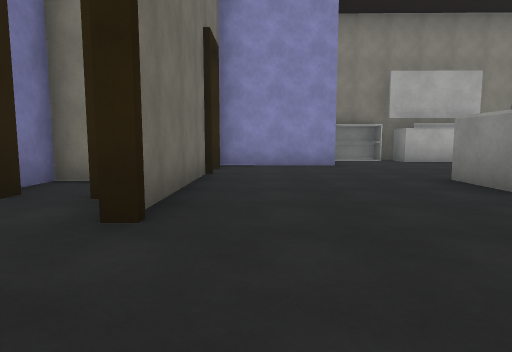
View 1 (above)

24 first-person views from a walk through a scene from a Unity 3-D project. The camera is 1.2 m above the floor, tilts 6° down and sees 75° across. The floor is counted in squares, 2 m on a side. Each view is taken from the middle of a square. On the plan, view 1 faces up. The plan holds only what a view shows up to about 10 squares ahead; the rest is blank. The place goes on beyond the plan. Some animated figures are not drawn. Door leaves are left out, so doorways stand open. Some surface patterns are stand-ins.

View 2
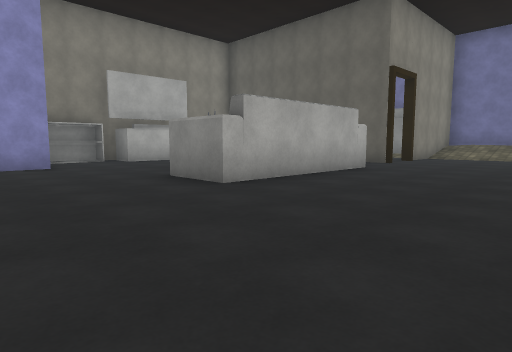

View 3
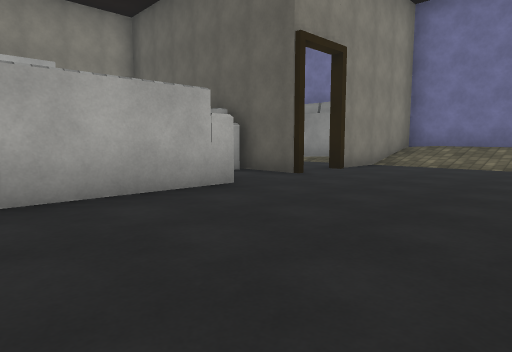

View 4
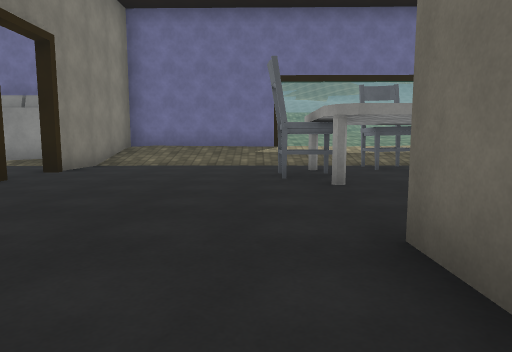

View 5
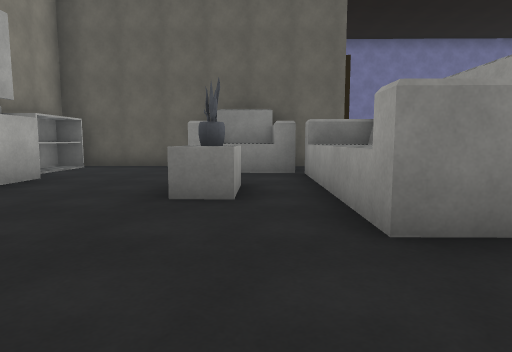

View 6
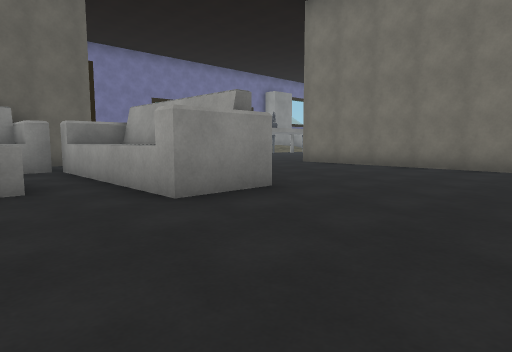

View 7
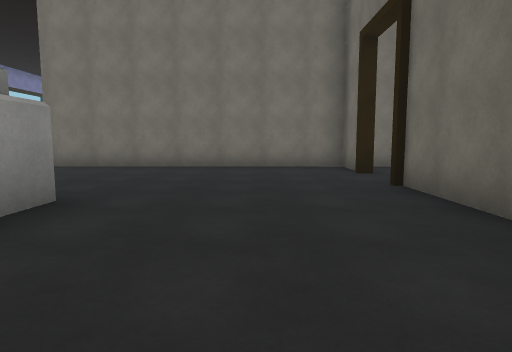

View 8
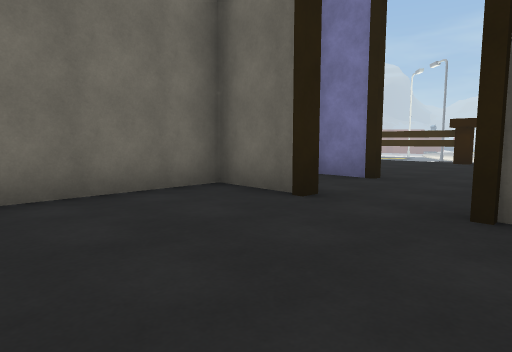

View 9
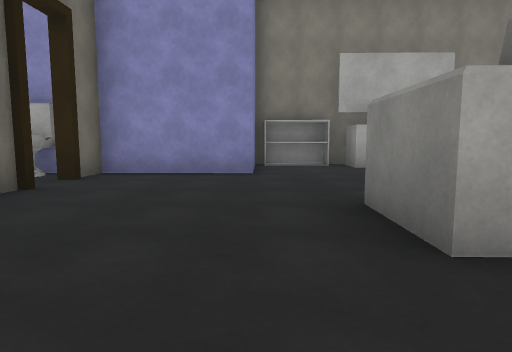

View 10
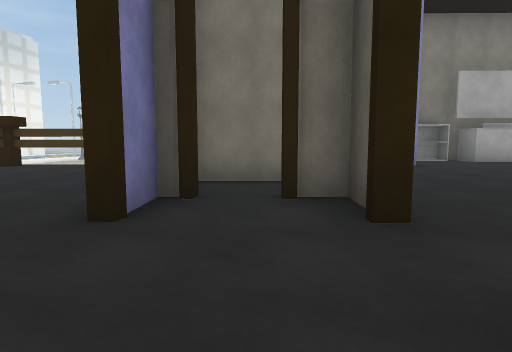

View 11
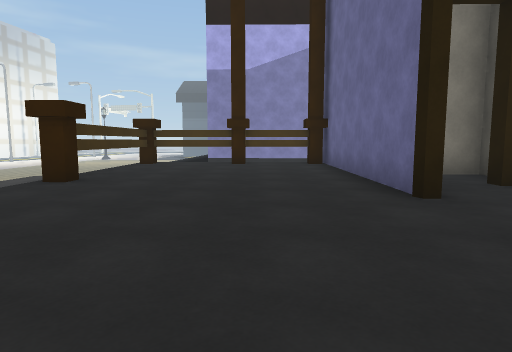

View 12
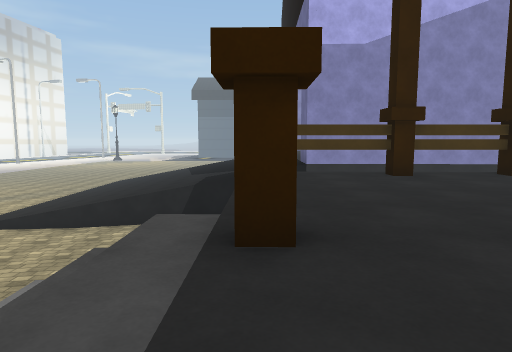

View 13
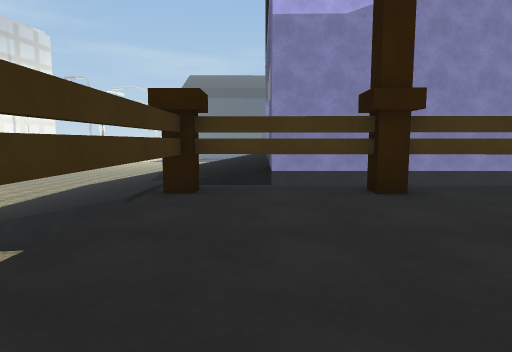

View 14
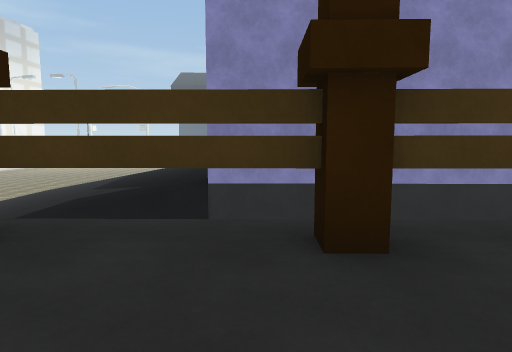

View 15
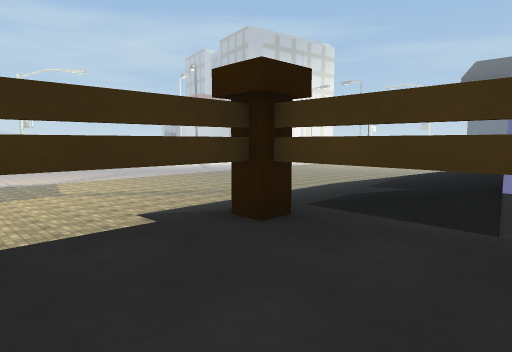

View 16
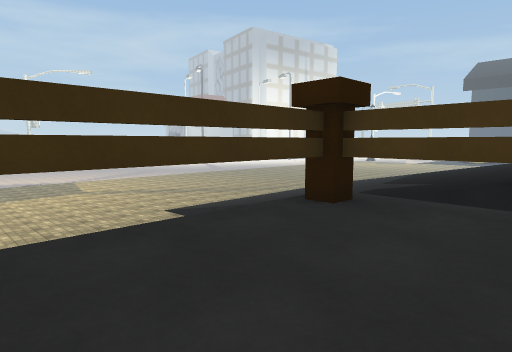

View 17
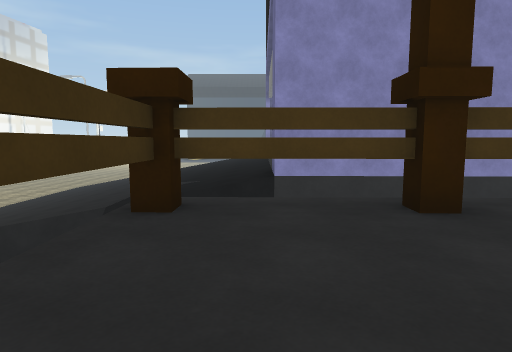

View 18
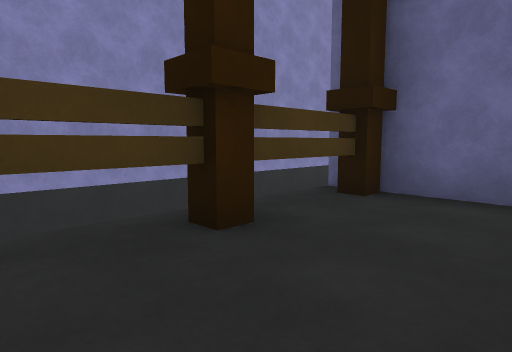

View 19
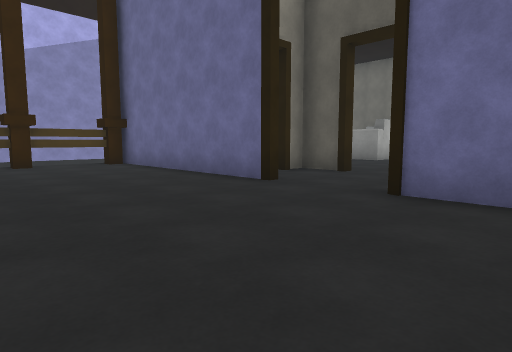

View 20
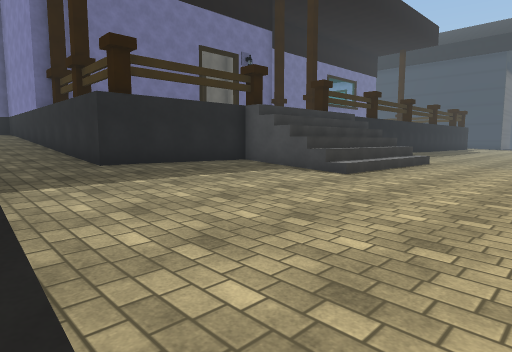

View 21
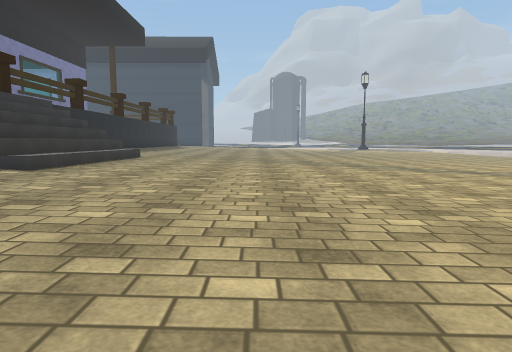

View 22
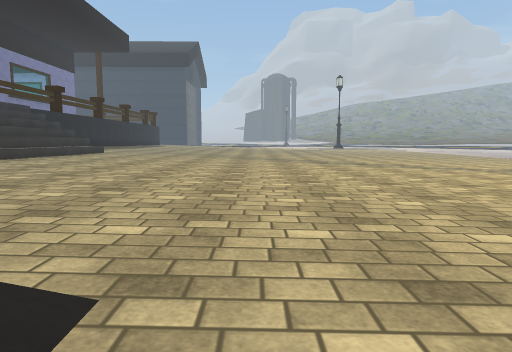

View 23
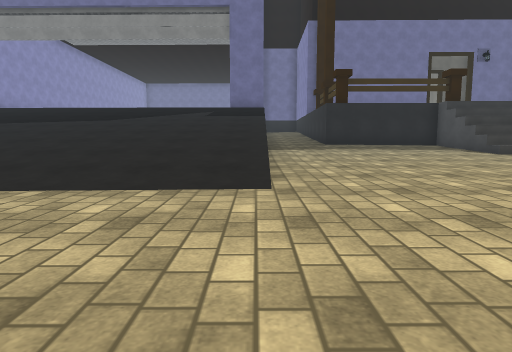

View 24
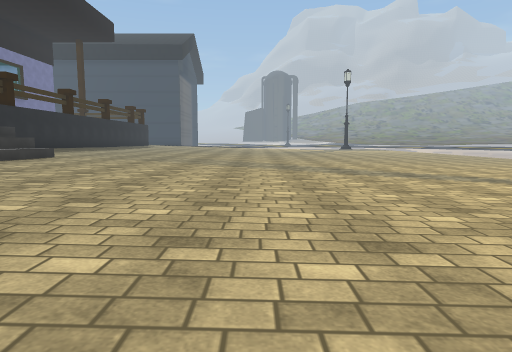

### Floor plan
Key: @ floor where view 1 was taken; # wall or solid block; x gap in a wall; . main floor; - floor 3 m lower than the main floor; _ floor 3.25 m lower than the main floor; < floor 3.5 m lower than the main floor; ( floor 3.75 m lower than the main floor; ! floor 4 m lower than the main floor; / step, stairs or slope; D open door; ^ raised ledge; v drop or lower ground; O other object.
Columns run from 24 left of view 1 to 14 right of it. Each row starts with its distance up from view 1.
 18              //
 17             /////
 16           ///////
 15          /////////
 14        <//////////
 13       (<//////////
 12      ((<//////////#
 11     ((<<//////////############   #
 10      (<<<<<<<__-////      #O.##OO#
  9     ((<<<<<<<__-//////    #......#
  8     ((<<<<<<<__-######O####......#   OO
  7    (((<<<<<<<__-#....#OD.....O..O#   OO
  6   !(((<<<<<<<__-#....# D.......OO#  .OO
  5   !(((<<<<<<<__-#....# #...#^^^x.#...OO
  4  !!!(((<<<<<<^^v#....#.#...#####.#.####
  3 !!!!(((<<<<<<^^v.....#.#............./#
  2 !!!!(((<<<<<<^^v.....D.............../#
  1  !!!(((<<<<<<^^v.....D.............../#
  0 !!!!(((<<<<<<^#v#....#.#@.........O../
 -1 !!!!!((<<<<<<_  #....##########..###./

Positions as (right, up) in squares from view 1, and headings:
1: (0, 0), facing up
2: (0, 0), facing up-right
3: (4, 0), facing up-right
4: (4, 0), facing right
5: (1, 6), facing right
6: (0, 7), facing down-right
7: (1, 7), facing down
8: (2, 3), facing down-left
9: (2, 2), facing up
10: (-2, 0), facing up
11: (-5, -1), facing up
12: (-8, 2), facing up
13: (-7, 4), facing up
14: (-6, 6), facing up
15: (-6, 6), facing up-left
16: (-6, 5), facing up-left
17: (-7, 5), facing up
18: (-7, 6), facing up-right
19: (-7, -1), facing up-right
20: (-15, 11), facing down-right
21: (-15, 10), facing down
22: (-17, 12), facing down
23: (-20, 11), facing right
24: (-17, 9), facing down
